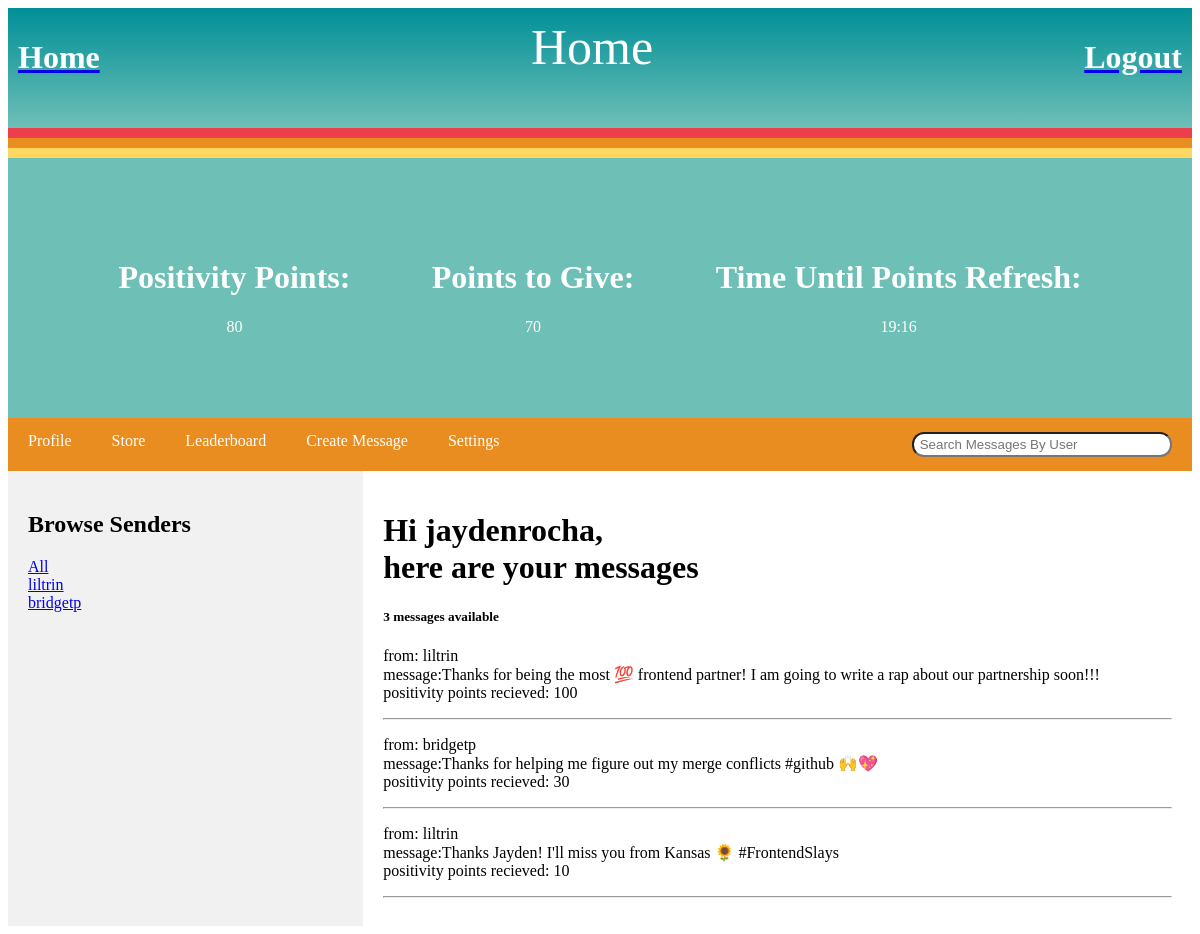
The app's page / (signed in) with its own data.
### base/models.py (models this page shows, shortened)
class Profile(models.Model):
    profilePic = models.ImageField(null=True, blank=True,default='/images/StoreAssets/SmileAssetRed.png')
    user = models.OneToOneField(User, null=True, blank=True, on_delete=models.CASCADE)
    email = models.EmailField(null=True, blank=True)
    notificationsOn = models.BooleanField(default=True)
    privacyOn = models.BooleanField(default=False)
    pointsToSend = models.IntegerField(default=100)
    pointsReceived = models.IntegerField(default=0)
    updated = models.DateTimeField(auto_now=True)
    created = models.DateTimeField(auto_now_add=True)
    lastMessageSent = models.DateTimeField(auto_now_add=True)
    class Meta:
        ordering = ['-pointsReceived']

class Message(models.Model):
    sender = models.ForeignKey(User, on_delete=models.CASCADE, related_name='sender')
    receiver = models.ForeignKey(User, on_delete=models.CASCADE, related_name='receiver')
    body = models.TextField()
    updated = models.DateTimeField(auto_now=True)
    created = models.DateTimeField(auto_now_add=True)
    pointTotal = models.IntegerField()
    class Meta:
        ordering = ['-created']

### base/views.py (the view)
# urls.py: path('', views.home, name="home"),
def home(request):
    page = 'Home'
    if(request.user.username is not ''):
        user = User.objects.get(username=request.user.username)
    else:
        context = {'page': page}
        return render(request, 'base/home.html', context)
    q = request.GET.get('q') if request.GET.get('q') != None else ''
    messages_to = user.receiver.all()
    messages_to = messages_to.filter(
        Q(sender__username__icontains=q)
        )
    message_count = messages_to.count()
    unique_senders = user.receiver.all()
    senders = []
    now = datetime.now()
    timeTillMidnight = (now.replace(hour=0, minute=0, second=0, microsecond=0) - now)
    timeTillMidnight = str(timeTillMidnight)
    print(timeTillMidnight)
    match = re.search(r'[0-9]*\:[0-9]*', timeTillMidnight)
    timeTillMidnight = match.group
    print(timeTillMidnight)
    for message in unique_senders:
        if message.sender not in senders:
            senders.append(message.sender)
    context = {'message_count': message_count, 'messages_to': messages_to, 'senders': senders,'page': page, 'timeTillMidnight': timeTillMidnight}
    return render(request, 'base/home.html', context)

### base/templates/base/home.html (shortened to what this page needs)
{% extends 'main.html' %} {% block content %}
<div class="container">
    <div class="item">
        <h1 style="text-align:center">Positivity Points:</h1>
        <p style="text-align: center;">{{request.user.profile.pointsReceived}}</p>
    </div>
    <div class="item">
        <h1 style="text-align: center;">Points to Give:</h1>
        <p style="text-align: center;">{{request.user.profile.pointsToSend}}</p>
    </div>
    <div class="item">
        <h1 style="text-align: center;">Time Until Points Refresh:</h1>
        <p style="text-align: center;">{{timeTillMidnight}}</p>
    </div>
</div>
<div class="navbar">
    <a href="{% url 'profile' %}">Profile</a>
    <a href="{% url 'store' %}">Store</a>
    <a href="{% url 'leaderboard' %}">Leaderboard</a>
    <a href="{% url 'create-message' %}">Create Message</a>
    <a href="{% url 'settings' %}">Settings</a>
    <a href="#" class="right">
        <form method="GET" action="{% url 'home' %}">
            <input type="text" name="q" placeholder=" Search Messages By User" style=" border-radius: 12px; height: 25px; width: 260px" />
        </form>
    </a>
</div>
<div class="row">
    <div class="side">
        <h2>Browse Senders
        </h2>
        <div>
            <a href="{% url 'home' %}">All</a>
        </div>
        {% for sender in senders %}
        <div>
            <a href="{% url 'home' %}?q={{sender.username}}">{{sender.username}}</a>
        </div>
        {% endfor %}
    </div>
    <div class="main">
        <h1>Hi {{request.user.username}},<br> here are your messages</h1>
        <h5>{{message_count}} messages available</h5>
        <div>
            {% for message in messages_to %}
            <div>
                <p>from: {{message.sender.username}}<br>message:{{message.body}}
                    <br>positivity points recieved: {{message.pointTotal}}</p>
                <hr>
            </div>
            {% endfor %}
        </div>
    </div>
</div>
{% endblock content %}

### templates/main.html (style rules this page uses)
body { height: 100%; }

### templates/navbar.html (style rules this page uses)
.item { flex-grow: 1; height: 100px; color: white; text-decoration: none; align-items: center; justify-content: center; }
.item+.item { margin-left: 2%; }

### base/templates/base/home.html (style rules this page uses)
.navbar { overflow: hidden; background-color: #E98D20; }
.navbar a { float: left; display: block; color: white; text-align: center; padding: 14px 20px; text-decoration: none; }
.navbar a.right { float: right; }
* { box-sizing: border-box; }
.row { display: flex; flex-wrap: wrap; }
.side { flex: 30%; background-color: #f1f1f1; padding: 20px; }
.main { flex: 70%; background-color: white; padding: 20px; }
.container { display: flex; background: #6EBFB6; padding: 80px; }
.item { flex-grow: 1; height: 100px; color: white; }
.item+.item { margin-left: 2%; }

### records on screen
Message: sender.username "liltrin", body "Thanks for being the most 💯 frontend partner! I am going to write a rap about our partnership soon!!!", pointTotal "100"
Message: sender.username "bridgetp", body "Thanks for helping me figure out my merge conflicts #github 🙌💖", pointTotal "30"
Message: sender.username "liltrin", body "Thanks Jayden! I'll miss you from Kansas 🌻 #FrontendSlays", pointTotal "10"

### other values on screen
{{ page }} "Home"
{{ request.user.profile.pointsReceived }} "80"
{{ request.user.profile.pointsToSend }} "70"
{{ timeTillMidnight }} "19:16"
{{ sender.username }} "liltrin"
{{ sender.username }} "bridgetp"
{{ request.user.username }} "jaydenrocha"
{{ message_count }} "3"
